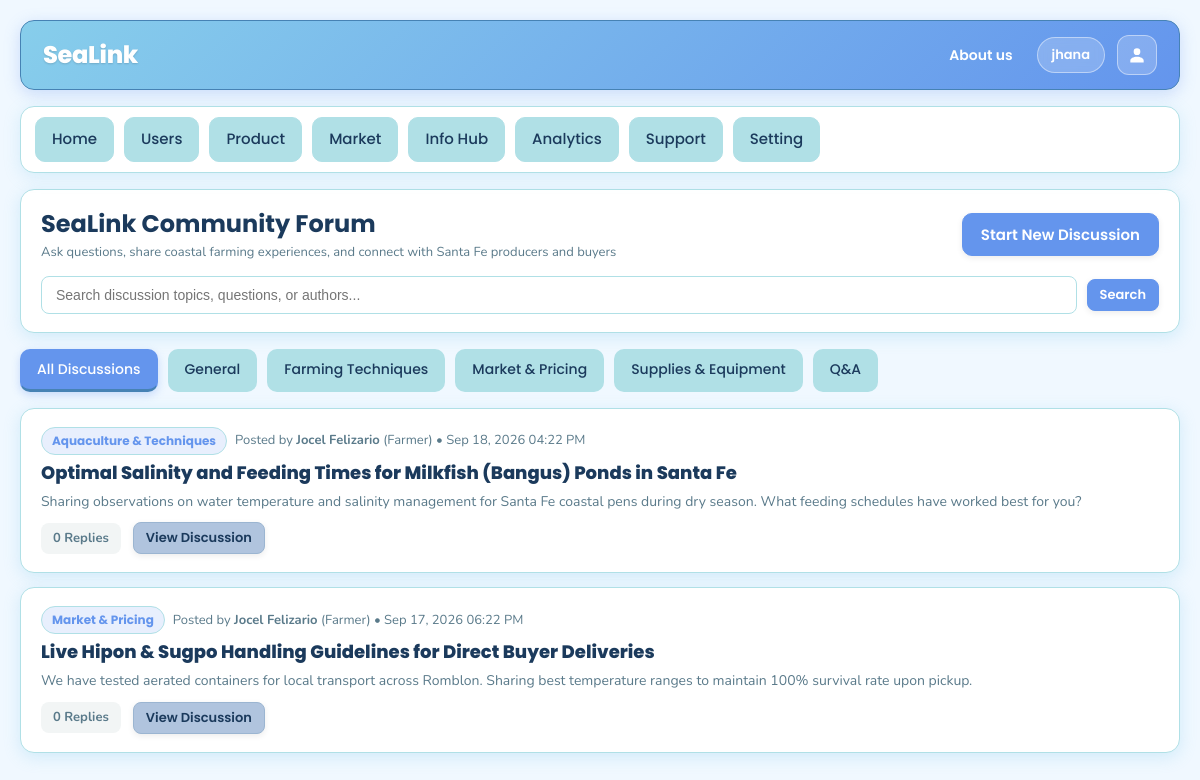
/forum/index.php (signed in), run on the app's committed database.
### tables this page shows
CREATE TABLE `forum_post_tbl` (
  `post_id` int(11) NOT NULL,
  `user_id` int(11) NOT NULL,
  `user_role` enum('farmer','buyer','Content Admin','User Admin') NOT NULL DEFAULT 'farmer',
  `author_name` varchar(150) NOT NULL,
  `title` varchar(255) NOT NULL,
  `category` varchar(100) DEFAULT 'General Discussion',
  `content` text NOT NULL,
  `created_at` datetime DEFAULT current_timestamp(),
  `updated_at` datetime DEFAULT current_timestamp() ON UPDATE current_timestamp()
);

### includes/functions.php (called while the page is built, shortened)
<?php
if (!function_exists('e')) {
    function e($text)
    {
        return htmlspecialchars((string)$text, ENT_QUOTES, 'UTF-8');
    }
}

### forum/index.php (the view, shortened to what this page needs)
<?php
require_once __DIR__ . '/../config/db.php';
require_once __DIR__ . '/../includes/functions.php';
require_once __DIR__ . '/../includes/layout_top.php';
$search = trim((string)($_GET['search'] ?? ''));
$category = trim((string)($_GET['category'] ?? 'All'));
$categories = [
    'All' => 'All Discussions',
    'General Discussion' => 'General',
    'Aquaculture & Techniques' => 'Farming Techniques',
    'Market & Pricing' => 'Market & Pricing',
    'Equipment & Supplies' => 'Supplies & Equipment',
    'Ask the Community' => 'Q&A'
];
$where = "1=1";
$sql = "
SELECT
    p.post_id, p.user_id, p.user_role, p.author_name, p.title, p.category, p.content, p.created_at,
    COUNT(c.comment_id) AS comment_count
FROM forum_post_tbl p
LEFT JOIN forum_comment_tbl c ON c.post_id = p.post_id
WHERE {$where}
GROUP BY p.post_id
ORDER BY p.created_at DESC
";
$stmt = mysqli_prepare($conn, $sql);
mysqli_stmt_execute($stmt);
$res = mysqli_stmt_get_result($stmt);
$posts = [];
while ($row = mysqli_fetch_assoc($res)) {
    $posts[] = $row;
}
?>
<main class="dashboard-content <?php echo ($role === 'farmer') ? 'farmer-dashboard' : (($role === 'buyer') ? 'buyer-dashboard' : ''); ?>">
    <div class="section-card" style="margin-bottom:16px;">
        <div style="display:flex; justify-content:space-between; align-items:center; flex-wrap:wrap; gap:12px;">
            <div>
                <h1 style="margin:0; font-size:24px;">SeaLink Community Forum</h1>
                <div class="small-muted" style="margin-top:4px;">Ask questions, share coastal farming experiences, and connect with Santa Fe producers and buyers</div>
            </div>
            <button type="button" class="btn btn-primary" onclick="openModal('createPostModal')">
                Start New Discussion
            </button>
        </div>
        <form method="GET" action="" style="margin-top:14px; display:flex; gap:10px; align-items:center;">
            <div class="search-input-wrapper">
                <input type="text" name="search" placeholder="Search discussion topics, questions, or authors..."
                       value="<?php echo e($search); ?>" oninput="checkSearchClear(this)"
                       style="padding:10px 14px; border:1px solid var(--border); border-radius:8px; font-size:14px; background:#fff;">
            </div>
            <button type="submit" class="btn btn-primary btn-sm">Search</button>
        </form>
    </div>
    <div class="pill-row" style="margin-bottom:16px;">
        <?php foreach ($categories as $cat_k => $cat_lbl) {
            $is_act = ($category === $cat_k);
        ?>
            <a href="?category=<?php echo urlencode($cat_k); ?>&search=<?php echo urlencode($search); ?>"
               class="pill-btn <?php echo $is_act ? 'active' : ''; ?>">
                <?php echo e($cat_lbl); ?>
            </a>
        <?php } ?>
    </div>
    <div style="display:flex; flex-direction:column; gap:14px;">
        <?php foreach ($posts as $p) {
        ?>
            <div class="section-card" style="margin-top:0; transition:box-shadow .15s;">
                <div style="display:flex; justify-content:space-between; align-items:flex-start; flex-wrap:wrap; gap:10px;">
                    <div>
                        <div style="display:flex; align-items:center; gap:8px; margin-bottom:6px; flex-wrap:wrap;">
                            <span class="badge" style="background:rgba(100, 149, 237, 0.15); color:var(--primary); font-weight:700;">
                                <?php echo e($p['category']); ?>
                            </span>
                            <span class="small-muted">
                                Posted by <strong><?php echo e($p['author_name']); ?></strong> (<?php echo ucfirst(e($p['user_role'])); ?>) &bull; <?php echo date('M d, Y h:i A', strtotime($p['created_at'])); ?>
                            </span>
                        </div>
                        <h2 style="font-size:18px; font-weight:800; margin:0 0 6px 0;">
                            <a href="<?php echo BASE_URL; ?>/forum/post.php?post_id=<?php echo (int)$p['post_id']; ?>" style="text-decoration:none; color:var(--text);">
                                <?php echo e($p['title']); ?>
                            </a>
                        </h2>
                        <p class="small-muted" style="line-height:1.55; margin:0; font-size:14px;">
                            <?php echo e(mb_substr($p['content'], 0, 160)); ?><?php echo (mb_strlen($p['content']) > 160) ? '...' : ''; ?>
                        </p>
                    </div>
                    <div style="display:flex; align-items:center; gap:12px; align-self:center;">
                        <span style="font-weight:700; font-size:13px; color:var(--muted); background:#f2f5f5; padding:6px 12px; border-radius:8px;">
                            <?php echo (int)$p['comment_count']; ?> Replies
                        </span>
                        <a href="<?php echo BASE_URL; ?>/forum/post.php?post_id=<?php echo (int)$p['post_id']; ?>" class="btn btn-sm btn-secondary">
                            View Discussion
                        </a>
                    </div>
                </div>
            </div>
        <?php } ?>
    </div>
</main>
<?php require_once __DIR__ . '/../includes/layout_bottom.php'; ?>

### assets/css/base.css (style rules this page uses)
* { margin: 0; padding: 0; box-sizing: border-box; }
:root { --bg: #F0F8FF; --bg-alt: #E0FFFF; --surface: #FFFFFF; --primary: #6495ED; --primary-hover: #4a7bd4; --sky-blue: #87CEEB; --light-sky-blue: #87CEFA; --powder-blue: #B0E0E6; --steel-blue: #4682B4; --dark-navy: #1B3A5C; --ocean-blue: #2E86AB; --deep-cerulean: #1B6CA8; --cadet-blue: #5F9EA0; --dark-sky-blue: #4C7A96; --beau-blue: #BCD4E6; --light-steel-blue: #B0C4DE; --gray-blue: #5A7A8A; --text: #1B3A5C; --text-dark: #152525; --text-white: #FFFFFF; --muted: #5A7A8A; --border: #B0E0E6; --border-light: #E0FFFF; --border-subtle: #F0F8FF; --card-shadow: 0 4px 16px rgba(135, 206, 235, 0.30); --card-shadow-hover:0 8px 24px rgba(100, 149, 237, 0.35); --widget-shadow: 0 6px 18px rgba(70, 130, 180, 0.20); --focus-glow: 0 0 0 3px rgba(100, 149, 237, 0.35); --font-primary: 'Poppins', sans-serif; --font-secondary: 'Nunito', sans-serif; }
body { font-family: var(--font-secondary); background-color: var(--bg); color: var(--text); line-height: 1.5; font-size: 16px; -webkit-font-smoothing: antialiased; -moz-osx-font-smoothing: grayscale; overflow-x: hidden; }
h1, h2, h3, h4, h5, h6 { font-family: var(--font-primary); color: var(--text); line-height: 1.3; overflow-wrap: break-word; word-wrap: break-word; }
h1, .page-title { font-size: 28px; font-weight: 700; margin-bottom: 8px; }
h2, .section-title { font-size: 22px; font-weight: 600; margin-bottom: 8px; }
p, li { font-family: var(--font-secondary); font-size: 16px; font-weight: 400; }
small, .small-muted, .caption { font-family: var(--font-secondary); font-size: 13px; font-weight: 400; color: var(--muted); }
a { color: var(--deep-cerulean); text-decoration: none; transition: color 0.15s ease; }

### assets/css/components.css (style rules this page uses)
.subtabs, .pill-row { display: flex; gap: 10px; flex-wrap: wrap; margin-bottom: 14px; }
.subtab, .pill-btn { display: inline-flex; align-items: center; padding: 9px 16px; border-radius: 10px; background: var(--powder-blue); color: var(--dark-navy); font-family: var(--font-primary); font-size: 14px; font-weight: 500; text-decoration: none; border: 1px solid transparent; border-bottom: 3px solid transparent; transition: all 0.18s ease; }
.subtab.active, .pill-btn.active { background: var(--primary); color: var(--text-white); border-bottom: 3px solid var(--steel-blue); box-shadow: 0 3px 8px rgba(100, 149, 237, 0.30); }
.btn { display: inline-flex; align-items: center; justify-content: center; gap: 8px; padding: 10px 18px; border-radius: 10px; text-decoration: none; border: none; cursor: pointer; font-family: var(--font-primary); font-size: 15px; font-weight: 600; line-height: 1.4; transition: all 0.18s ease; box-shadow: 0 2px 6px rgba(0, 0, 0, 0.08); }
.btn-primary, .btn-search { background: var(--primary); color: var(--text-white); border: 1px solid var(--primary); }
.btn-secondary, .btn-back { background: var(--light-steel-blue); color: var(--dark-navy); border: 1px solid #9bb5d1; }
.btn-sm { padding: 6px 12px; font-size: 13px; border-radius: 8px; }
.section-card { background: var(--surface); border: 1px solid var(--border); border-radius: 14px; padding: 18px 20px; margin-top: 16px; box-shadow: var(--card-shadow); }
.badge { display: inline-flex; align-items: center; gap: 6px; padding: 4px 10px; border-radius: 999px; font-family: var(--font-primary); font-size: 12px; font-weight: 500; border: 1px solid var(--border); background: #fafafa; color: var(--text); }
.search-input-wrapper { position: relative; display: flex; align-items: center; flex: 1; min-width: 180px; }
.search-input-wrapper input { width: 100%; padding-left: 14px !important; padding-right: 36px !important; }

### data on the page
forum_post_tbl: category "Aquaculture & Techniques", author_name "Jocel Felizario", user_role "Farmer", created_at "Sep 18, 2026 04:22 PM", title "Optimal Salinity and Feeding Times for Milkfish (Bangus) Ponds in Santa Fe", content "Sharing observations on water temperature and salinity management for Santa Fe coastal pens during dry season. What feeding schedules have worked best for you?", comment_count "0"
forum_post_tbl: category "Market & Pricing", author_name "Jocel Felizario", user_role "Farmer", created_at "Sep 17, 2026 06:22 PM", title "Live Hipon & Sugpo Handling Guidelines for Direct Buyer Deliveries", content "We have tested aerated containers for local transport across Romblon. Sharing best temperature ranges to maintain 100% survival rate upon pickup.", comment_count "0"

### other printed values
$app_name "SeaLink"
$_SESSION['username'] "jhana"
$cat_lbl "All Discussions"
$cat_lbl "General"
$cat_lbl "Farming Techniques"
$cat_lbl "Market & Pricing"
$cat_lbl "Supplies & Equipment"
$cat_lbl "Q&A"
